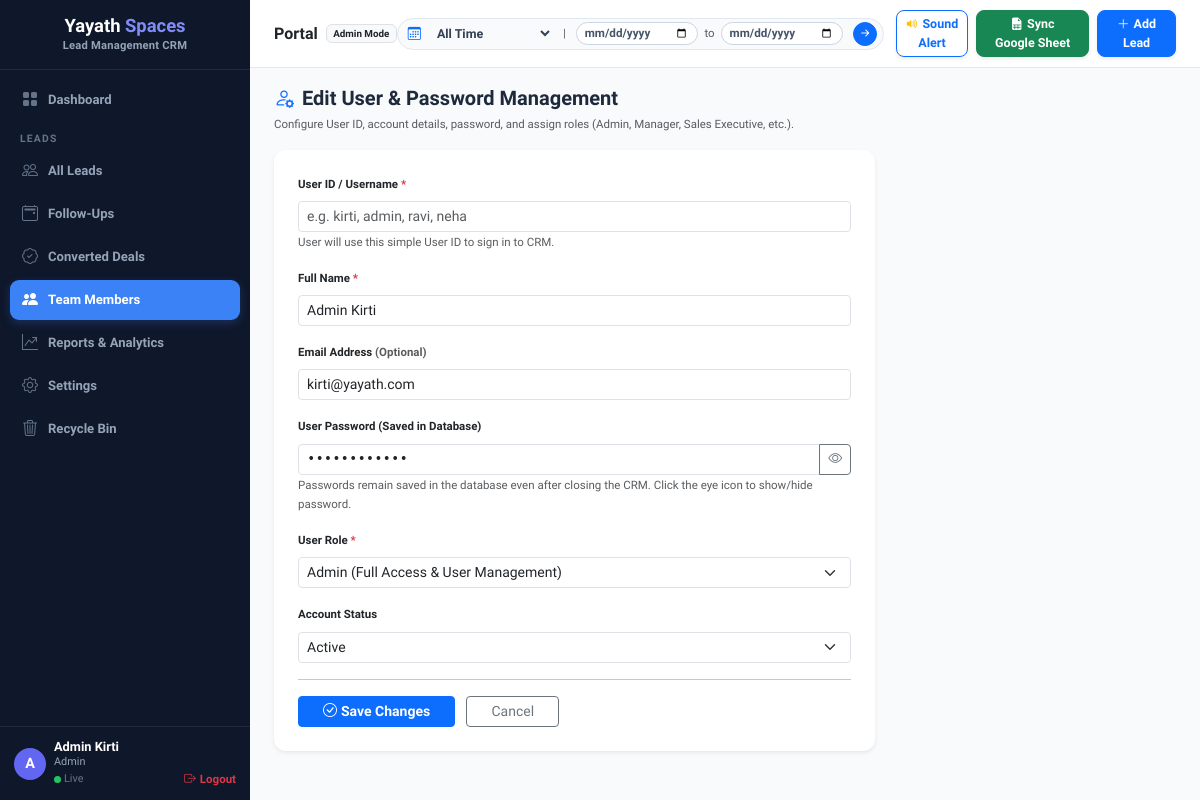
Screenshot of /users/1/edit (signed in) with the database file from the repository.
### models.py (models this page shows, shortened)
class User(db.Model):
    __tablename__ = 'users'
    id = db.Column(db.Integer, primary_key=True)
    user_id_name = db.Column(db.String(100), nullable=True)
    name = db.Column(db.String(255), nullable=False)
    email = db.Column(db.String(255), nullable=False, unique=True)
    password = db.Column(db.String(255), nullable=True, default='Password@123')
    role = db.Column(db.String(50), nullable=False, default='Sales Executive')  # Admin, Manager, Sales Executive
    status = db.Column(db.String(20), nullable=False, default='Active')
    created_at = db.Column(db.DateTime, default=datetime.utcnow)

### routes.py (the view, shortened to what this page needs)
@web_bp.route('/users/<int:uid>/edit', methods=['GET', 'POST'])
def edit_user(uid):
    if session.get('user_role') not in ('Admin', 'Manager'):
        flash('Permission denied: Only Admin or Manager can edit users.', 'danger')
        return redirect(url_for('web.dashboard'))
    user = User.query.get_or_404(uid)
    return render_template('user_form.html', user=user, action='Edit')

### routes.py (called while the page is built)
@web_bp.before_app_request
def check_authentication():
    if (request.path in ('/login', '/logout', '/favicon.ico') or
        request.path.startswith('/login') or
        request.path.startswith('/logout') or
        request.path.startswith('/static') or
        request.path.startswith('/api')):
        return
    allowed_routes = ['web.login', 'web.logout', 'static']
    if request.endpoint and request.endpoint in allowed_routes:
        return
    if 'user_id' not in session:
        return redirect(url_for('web.login'))

### templates/user_form.html (shortened to what this page needs)
{% extends "base.html" %}
{% block content %}
<div class="mb-3">
    <h3 class="fw-bold fs-5 mb-1"><i class="bi bi-person-gear text-primary me-2"></i>{{ action }} User & Password Management</h3>
    <small class="text-muted">Configure User ID, account details, password, and assign roles (Admin, Manager, Sales Executive, etc.).</small>
</div>
<div class="card card-custom p-4 col-md-8 shadow-sm">
    <form method="POST">
        <div class="mb-3">
            <label class="form-label fw-bold small">User ID / Username <span class="text-danger">*</span></label>
            <input type="text" name="user_id_name" class="form-control form-control-sm" value="{{ user.user_id_name if user and user.user_id_name else '' }}" placeholder="e.g. kirti, admin, ravi, neha" required>
            <small class="text-muted" style="font-size:0.72rem;">User will use this simple User ID to sign in to CRM.</small>
        </div>
        <div class="mb-3">
            <label class="form-label fw-bold small">Full Name <span class="text-danger">*</span></label>
            <input type="text" name="name" class="form-control form-control-sm" value="{{ user.name if user else '' }}" placeholder="e.g. Kirti Rana" required>
        </div>
        <div class="mb-3">
            <label class="form-label fw-bold small">Email Address <span class="text-muted">(Optional)</span></label>
            <input type="email" name="email" class="form-control form-control-sm" value="{{ user.email if user else '' }}" placeholder="kirti@yayathspaces.com">
        </div>
        <div class="mb-3">
            <label class="form-label fw-bold small">User Password {{ '(Saved in Database)' if user else '<span class="text-danger">*</span>' }}</label>
            <div class="input-group input-group-sm">
                <input type="password" id="userPassInput" name="password" class="form-control form-control-sm font-monospace" value="{{ user.password if user and user.password else '' }}" placeholder="Enter password (e.g. Password@123)" {{ 'required' if not user }}>
                <button type="button" class="btn btn-outline-secondary" onclick="const p = document.getElementById('userPassInput'); p.type = (p.type === 'password' ? 'text' : 'password'); this.firstElementChild.classList.toggle('bi-eye'); this.firstElementChild.classList.toggle('bi-eye-slash');" title="Show/Hide password">
                    <i class="bi bi-eye"></i>
                </button>
            </div>
            <small class="text-muted" style="font-size:0.72rem;">Passwords remain saved in the database even after closing the CRM. Click the eye icon to show/hide password.</small>
        </div>
        <div class="mb-3">
            <label class="form-label fw-bold small">User Role <span class="text-danger">*</span></label>
            <select name="role" class="form-select form-select-sm">
                <option value="Admin" {{ 'selected' if user and user.role == 'Admin' }}>Admin (Full Access & User Management)</option>
            </select>
        </div>
        {% if user %}
        <div class="mb-3">
            <label class="form-label fw-bold small">Account Status</label>
            <select name="status" class="form-select form-select-sm">
                <option value="Active" {{ 'selected' if user.status == 'Active' }}>Active</option>
            </select>
        </div>
        {% endif %}
        <hr class="my-3">
        <button type="submit" class="btn btn-primary btn-sm px-4 fw-semibold"><i class="bi bi-check-circle me-1"></i>{{ 'Save Changes' if user else 'Create User' }}</button>
        <a href="/users" class="btn btn-outline-secondary btn-sm px-4 ms-2">Cancel</a>
    </form>
</div>
{% endblock %}

### templates/base.html (shortened to what this page needs)
<!DOCTYPE html>
<html lang="en">
<head>
    <link href="https://cdn.jsdelivr.net/npm/bootstrap@5.3.2/dist/css/bootstrap.min.css" rel="stylesheet">
    <link href="https://cdn.jsdelivr.net/npm/bootstrap-icons@1.11.1/font/bootstrap-icons.css" rel="stylesheet">
</head>
<body>
<div class="sidebar">
    <div class="sidebar-brand">
        <div class="brand-title">
            <span class="brand-black">Yayath</span> <span class="brand-purple">Spaces</span>
        </div>
        <div class="brand-subtitle">Lead Management CRM</div>
    </div>
    <div class="sidebar-menu">
        <a href="/" class="sidebar-nav-item {{ 'active' if request.endpoint == 'web.dashboard' }}">
            <i class="bi bi-grid-fill"></i>Dashboard
        </a>
        <div class="menu-header">LEADS</div>
        <a href="/leads" class="sidebar-nav-item {{ 'active' if request.endpoint == 'web.leads_list' and not request.args.get('status') }}">
            <i class="bi bi-people"></i>All Leads
        </a>
        <a href="/tasks" class="sidebar-nav-item {{ 'active' if request.endpoint == 'web.tasks_list' }}">
            <i class="bi bi-calendar2-event"></i>Follow-Ups
        </a>
        <a href="/leads?status=Deal+Close" class="sidebar-nav-item {{ 'active' if request.args.get('status') == 'Deal Close' }}">
            <i class="bi bi-patch-check"></i>Converted Deals
        </a>
        {% if session.get('user_role') in ('Admin', 'Manager') %}
        <a href="/users" class="sidebar-nav-item {{ 'active' if request.endpoint in ('web.users_list', 'web.add_user', 'web.edit_user') }}">
            <i class="bi bi-people-fill"></i>Team Members
        </a>
        {% endif %}
        <a href="/reports" class="sidebar-nav-item {{ 'active' if request.endpoint == 'web.reports' }}">
            <i class="bi bi-graph-up-arrow"></i>Reports & Analytics
        </a>
        {% if session.get('user_role') in ('Admin', 'Manager') %}
        <a href="/settings" class="sidebar-nav-item {{ 'active' if request.endpoint == 'web.settings' }}">
            <i class="bi bi-gear"></i>Settings
        </a>
        <a href="/trash" class="sidebar-nav-item {{ 'active' if request.endpoint == 'web.trash_list' }}">
            <i class="bi bi-trash3"></i>Recycle Bin
        </a>
        {% endif %}
    </div>
    <div class="sidebar-user-footer">
        <div class="d-flex align-items-center w-100">
            <div class="user-avatar">{{ (session.get('user_name') or 'U')[0].upper() }}</div>
            <div class="user-info">
                <div class="user-name text-truncate" style="max-width: 110px;">{{ session.get('user_name') or 'User' }}</div>
                <div class="user-role">{{ session.get('user_role') or 'Role' }}</div>
                <div class="mt-0.5 small d-flex align-items-center">
                    <span class="status-dot-live"></span>
                    <span class="text-secondary me-2" style="font-size:0.68rem;">Live</span>
                    <a href="/logout" class="text-danger text-decoration-none fw-bold ms-auto" style="font-size:0.72rem;"><i class="bi bi-box-arrow-right me-1"></i>Logout</a>
                </div>
            </div>
        </div>
    </div>
</div>
<div class="main-content">
    <div class="top-header-bar">
        <div class="d-flex align-items-center">
            <span class="fw-bold fs-6 text-dark me-2">
                {% if request.endpoint == 'web.dashboard' %}Dashboard Overview{% elif request.endpoint == 'web.leads_list' %}Lead Directory{% elif request.endpoint == 'web.users_list' %}Team Management{% else %}Portal{% endif %}
            </span>
            <span class="badge bg-light text-dark border">{{ session.get('user_role', 'Member') }} Mode</span>
        </div>
        <form method="GET" action="/" class="d-flex align-items-center gap-2">
            <div class="date-filter-pill-group">
                <i class="bi bi-calendar3 text-primary ms-1"></i>
                <select name="time_filter" onchange="this.form.submit()">
                    <option value="all_time" {{ 'selected' if request.args.get('time_filter', 'all_time') == 'all_time' }}>All Time</option>
                </select>
                <span class="text-muted small px-1">|</span>
                <input type="date" name="start_date" value="{{ request.args.get('start_date', '') }}" title="Start Date">
                <span class="text-muted small">to</span>
                <input type="date" name="end_date" value="{{ request.args.get('end_date', '') }}" title="End Date">
                <button type="submit" class="btn btn-sm btn-primary rounded-circle p-1 ms-1 d-flex align-items-center justify-content-center" style="width:24px; height:24px;" title="Filter">
                    <i class="bi bi-arrow-right-short" style="font-size:1rem;"></i>
                </button>
            </div>
            <button type="button" class="btn btn-sm btn-outline-primary fw-bold rounded-3 px-2 py-1.5 shadow-sm ms-1" onclick="playAudioNotificationChime()" style="font-size:0.78rem;" title="Play Sound Notification Chime">
                <i class="bi bi-volume-up-fill me-1 text-warning"></i>Sound Alert
            </button>
            {% if session.get('user_role') != 'Viewer' %}
            <a href="/sync-google-sheet-now" class="btn btn-sm btn-success fw-bold rounded-3 px-3 py-1.5 shadow-sm" style="font-size:0.78rem;" title="Sync latest leads from Google Sheet">
                <i class="bi bi-file-earmark-spreadsheet-fill me-1"></i>Sync Google Sheet
            </a>
            <a href="/leads/add" class="btn btn-sm btn-primary fw-bold rounded-3 px-3 py-1.5 shadow-sm" style="font-size:0.78rem;">
                <i class="bi bi-plus-lg me-1"></i>Add Lead
            </a>
            {% endif %}
        </form>
    </div>
    <div class="content-body">
        {% block content %}{% endblock %}
    </div>
</div>
</body>
</html>

### templates/base.html (style rules this page uses)
:root { --primary-bg: #f8fafc; --sidebar-width: 250px; --sidebar-bg: #0f172a; --active-nav-bg: #3b82f6; --brand-purple: #818cf8; --text-dark: #1e293b; --card-radius: 12px; }
body { font-family: 'Plus Jakarta Sans', -apple-system, BlinkMacSystemFont, "Segoe UI", Roboto, sans-serif; background-color: var(--primary-bg); color: var(--text-dark); font-size: 0.82rem; margin: 0; padding: 0; }
.sidebar { width: var(--sidebar-width); min-height: 100vh; background: var(--sidebar-bg); color: #94a3b8; display: flex; flex-direction: column; position: fixed; top: 0; bottom: 0; left: 0; z-index: 100; }
.sidebar-brand { padding: 16px 16px 14px 16px; text-align: center; border-bottom: 1px solid rgba(255, 255, 255, 0.08); }
.brand-title { font-size: 1.15rem; font-weight: 800; line-height: 1.1; margin: 0; }
.brand-title .brand-black { color: #ffffff; }
.brand-title .brand-purple { color: #818cf8; }
.brand-subtitle { font-size: 0.7rem; font-weight: 600; color: #94a3b8; letter-spacing: 0.2px; margin-top: 2px; }
.sidebar-menu { padding: 10px 10px; flex-grow: 1; overflow-y: auto; -ms-overflow-style: none; scrollbar-width: none; }
.menu-header { font-size: 0.65rem; font-weight: 800; color: #64748b; letter-spacing: 1.2px; text-transform: uppercase; padding: 8px 10px 4px 10px; }
.sidebar-nav-item { display: flex; align-items: center; padding: 8px 12px; border-radius: 9px; color: #94a3b8; text-decoration: none; font-weight: 600; font-size: 0.82rem; margin-bottom: 3px; transition: all 0.2s ease; }
.sidebar-nav-item i { font-size: 1rem; margin-right: 10px; color: #64748b; transition: all 0.2s ease; }
.sidebar-nav-item.active { background-color: var(--active-nav-bg); color: #ffffff; box-shadow: 0 3px 10px rgba(59, 130, 246, 0.25); }
.sidebar-nav-item.active i { color: #ffffff; }
.sidebar-user-footer { padding: 12px 14px; border-top: 1px solid rgba(255, 255, 255, 0.08); background: #0f172a; display: flex; align-items: center; justify-content: space-between; }
.user-avatar { width: 32px; height: 32px; border-radius: 50%; background-color: #6366f1; color: #ffffff; font-weight: 800; font-size: 0.9rem; display: flex; align-items: center; justify-content: center; margin-right: 8px; }
.user-info { flex-grow: 1; }
.user-name { font-size: 0.8rem; font-weight: 800; color: #ffffff; line-height: 1.2; margin: 0; }
.user-role { font-size: 0.68rem; color: #94a3b8; font-weight: 500; margin: 0; }
.status-dot-live { width: 7px; height: 7px; background-color: #22c55e; border-radius: 50%; display: inline-block; margin-right: 3px; }
.main-content { margin-left: var(--sidebar-width); min-height: 100vh; }
.top-header-bar { background: #ffffff; border-bottom: 1px solid #e2e8f0; padding: 10px 24px; display: flex; align-items: center; justify-content: space-between; position: sticky; top: 0; z-index: 90; }
.content-body { padding: 18px 24px; }
.date-filter-pill-group { background: #f8fafc; border: 1px solid #e2e8f0; border-radius: 24px; padding: 3px 6px; display: flex; align-items: center; gap: 6px; }
.date-filter-pill-group select { border: none; background: transparent; font-size: 0.78rem; font-weight: 700; color: #334155; outline: none; cursor: pointer; padding: 3px 6px; }
.date-filter-pill-group input[type="date"] { border: 1px solid #cbd5e1; background: #ffffff; font-size: 0.73rem; font-weight: 600; color: #475569; border-radius: 14px; padding: 2px 8px; outline: none; }
.card-custom { border: none; border-radius: var(--card-radius); box-shadow: 0 1px 3px rgba(0,0,0,0.04), 0 4px 8px -2px rgba(0,0,0,0.02); background: #ffffff; }

### rows the page displays
User: name "Admin Kirti", role "Admin", get "Admin", email "kirti@yayath.com"

### other values shown
{{ (session.get('user_name') or 'U')[0].upper() }} "A"
{{ action }} "Edit"
{{ 'Save Changes' if user else 'Create User' }} "Save Changes"
